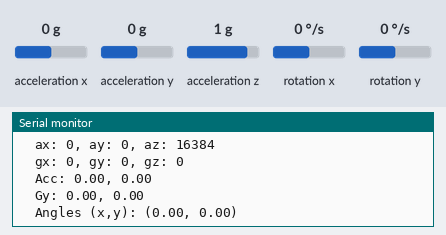
A sketch run on a simulated Arduino Uno, built with avr-gcc and run on an emulated ATmega328P. On the bench: the last lines printed to the serial monitor. Wiring (inferred from the names in the program): MPU-6050 motion sensor at I2C address 0x68. Inputs (shaded band) come from the test bench; at power-on: acceleration z 1 g, acceleration x 0 g, acceleration y 0 g, rotation x 0 °/s, rotation y 0 °/s.

Above: at 1.8 s.
1.9 s: acceleration z set to 0 g
At 2.8 s:
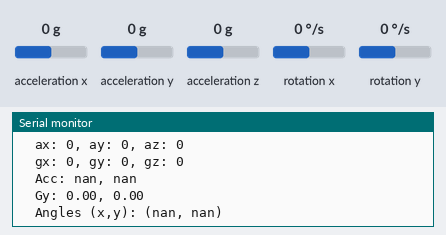
3.7 s: acceleration x set to -1.4 g
At 5.0 s:
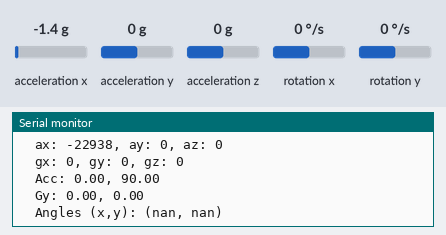
5.2 s: acceleration y set to -1.4 g
At 6.2 s:
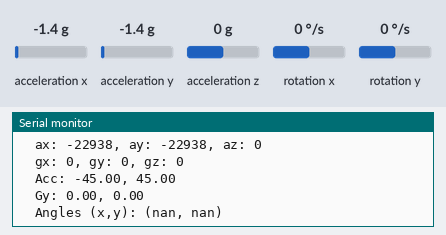
6.7 s: rotation x set to -192 °/s
At 8.0 s:
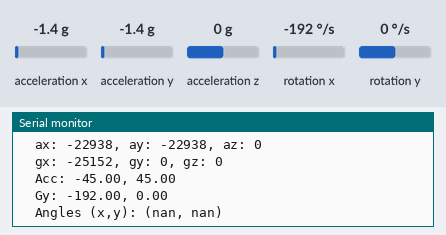
8.2 s: rotation y set to -192 °/s
At 9.1 s:
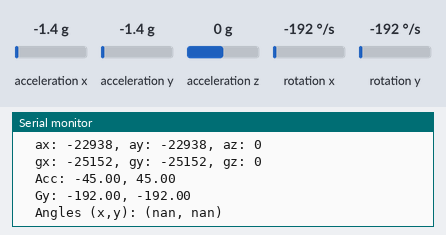
Timing chart, 0 to 10.7 s (numbered marks = the images above; inputs shaded):
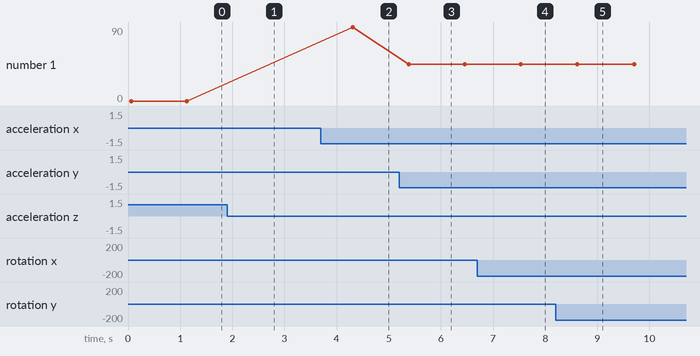

The sketch:

rodriguez_ej1.ino
```cpp
#include <Wire.h>  // libreria I2C

// Define the I2C IMU's address
#define MPU 0x68

// Conversion ratios
#define A_R 16384.0
#define G_R 131.0

// MPU-6050 RAW values (unproccessed) from the accelerometer and the gyroscope in X, Y and Z axis
int16_t ax, ay, az;
int16_t gx, gy, gz;
float Acc[2];
float Gy[2];
float Angle[2];

int time_interval = 1000;

void setup() {
  Serial.begin(9600);

  Wire.begin();
  Wire.beginTransmission(MPU);
  Wire.write(0x6B);
  Wire.write(0);
  Wire.endTransmission(true);
}

void loop() {
  imu();

  monitoring();

  delay(time_interval);
}

void monitoring() {

  Serial.println("IMU: ");
  Serial.print("  ax: ");
  Serial.print(ax);
  Serial.print(", ay: ");
  Serial.print(ay);
  Serial.print(", az: ");
  Serial.println(az);
  Serial.print("  gx: ");
  Serial.print(gx);
  Serial.print(", gy: ");
  Serial.print(gy);
  Serial.print(", gz: ");
  Serial.println(gz);
  Serial.print("  Acc: ");
  Serial.print(Acc[0]);
  Serial.print(", ");
  Serial.println(Acc[1]);
  Serial.print("  Gy: ");
  Serial.print(Gy[0]);
  Serial.print(", ");
  Serial.println(Gy[1]);
  Serial.print("  Angles (x,y): (");
  Serial.print(Angle[0]);
  Serial.print(", ");
  Serial.print(Angle[1]);
  Serial.println(")");

  Serial.println("");
}

void imu() {

  float dt = time_interval / 1000;

  // Accelerometer
  Wire.beginTransmission(MPU);
  Wire.write(0x3B); // Ask for 0x3B, to get ax
  Wire.endTransmission(false);
  Wire.requestFrom(MPU,6,true); // From 0x3B, request 6 registries

  ax=Wire.read()<<8|Wire.read();
  ay=Wire.read()<<8|Wire.read();
  az=Wire.read()<<8|Wire.read();

  // From raw values, let's calculate Axis X and Y using atan formula
  Acc[1] = atan(-1*(ax/A_R)/sqrt(pow((ay/A_R),2) + pow((az/A_R),2)))*RAD_TO_DEG;
  Acc[0] = atan((ay/A_R)/sqrt(pow((ax/A_R),2) + pow((az/A_R),2)))*RAD_TO_DEG;

  // Gyroscope
  Wire.beginTransmission(MPU);
  Wire.write(0x43); // Ask for 0x43, to get gx
  Wire.endTransmission(false);
  Wire.requestFrom(MPU,4,true); // From 0x43, request 4 registries
  gx=Wire.read()<<8|Wire.read();
  gy=Wire.read()<<8|Wire.read();
  // From raw values, let's calculate angles
  Gy[0] = gx/G_R;
  Gy[1] = gy/G_R;

  //Filtering
  Angle[0] = 0.98 * (Angle[0]+Gy[0]*dt) + 0.02*Acc[0];
  Angle[1] = 0.98 * (Angle[1]+Gy[1]*dt) + 0.02*Acc[1];
}
```

Measured:
- after the input at 1.9 s, the serial monitor: prints a new line after 0.24 s (image 1)
- after the input at 3.7 s, the serial monitor: prints a new line after 0.56 s (image 2)
- after the input at 5.2 s, the serial monitor: prints a new line after 0.12 s (image 3)
- after the input at 6.7 s, the serial monitor: prints a new line after 0.80 s (image 4)
- after the input at 8.2 s, the serial monitor: prints a new line after 0.38 s (image 5)
- plotted number 1: 0 → 90 after the input at 3.7 s, 90 → 45 after the input at 5.2 s
